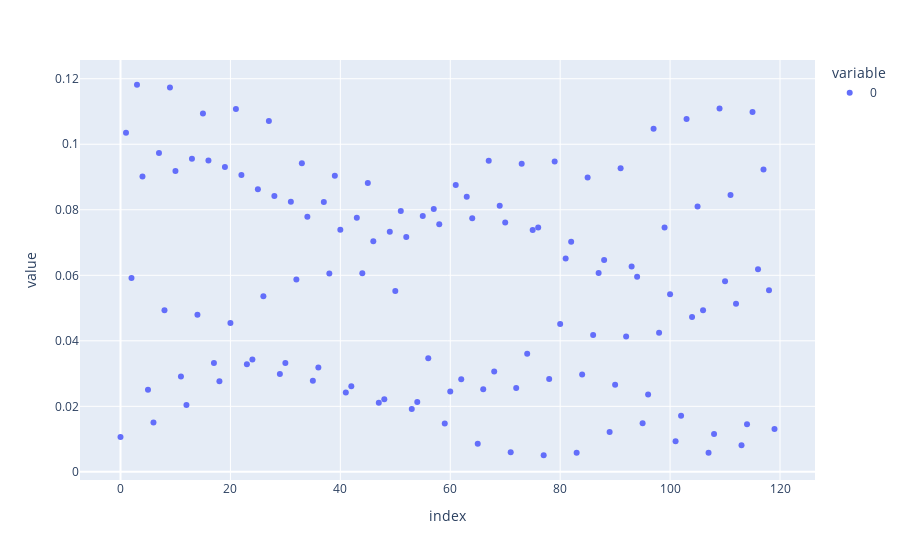
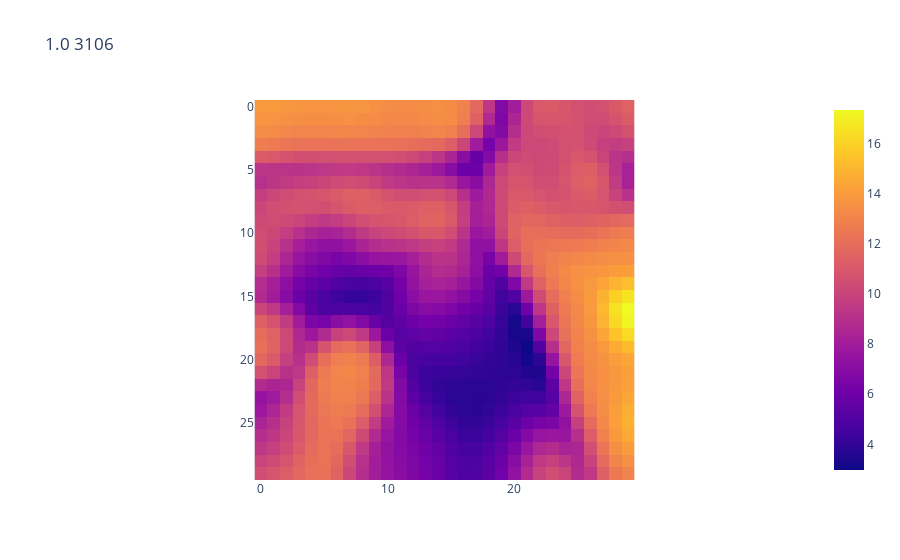
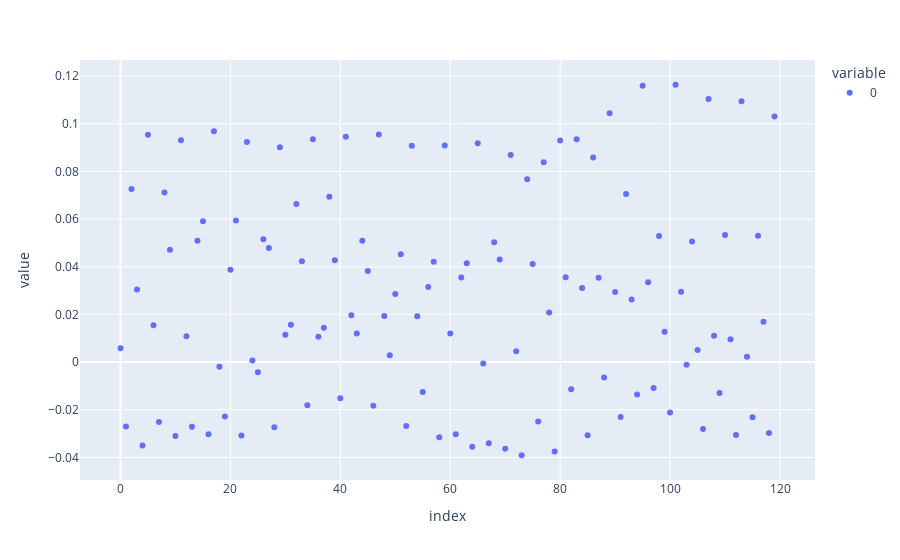
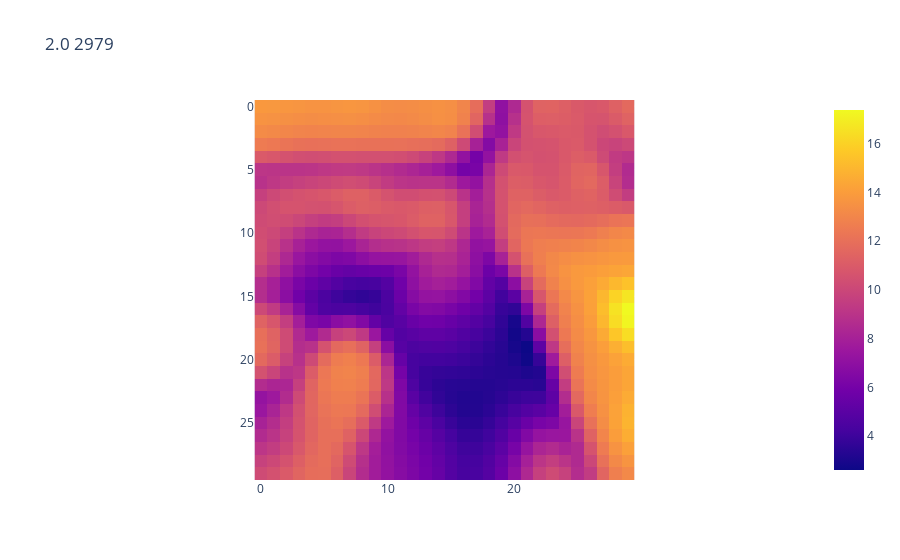

The notebook cell these images were saved under, in order:
### Code cell
for e in np.unique(y):
    t = np.mean(X[y==e], axis=0)
    fig = px.scatter(t)
    fig.show() 
    act = som.activate(t)
    fig = px.imshow(act, title=f'{e} {len(y[y==e])}')
    fig.show()

### Figure 1 — Plotly figure (JSON) as saved in the notebook; plotly's stock layout.template omitted (floating-point values rounded to 4 significant figures)
{"data": [{"hovertemplate": "variable=0<br>index=%{x}<br>value=%{y}<extra></extra>", "legendgroup": "0", "marker": {"color": "#636efa", "symbol": "circle"}, "mode": "markers", "name": "0", "orientation": "v", "showlegend": true, "type": "scatter", "x": [0, 1, 2, 3, 4, 5, 6, 7, 8, 9, 10, 11, 12, 13, 14, 15, 16, 17, 18, 19, 20, 21, 22, 23, 24, 25, 26, 27, 28, 29, 30, 31, 32, 33, 34, 35, 36, 37, 38, 39, 40, 41, 42, 43, 44, 45, 46, 47, 48, 49, 50, 51, 52, 53, 54, 55, 56, 57, 58, 59, 60, 61, 62, 63, 64, 65, 66, 67, 68, 69, 70, 71, 72, 73, 74, 75, 76, 77, 78, 79, 80, 81, 82, 83, 84, 85, 86, 87, 88, 89, 90, 91, 92, 93, 94, 95, 96, 97, 98, 99, 100, 101, 102, 103, 104, 105, 106, 107, 108, 109, 110, 111, 112, 113, 114, 115, 116, 117, 118, 119], "xaxis": "x", "y": [0.01063, 0.1035, 0.05919, 0.1182, 0.09014, 0.02507, 0.01509, 0.09735, 0.04931, 0.1173, 0.09181, 0.0291, 0.02043, 0.09559, 0.04799, 0.1094, 0.09505, 0.03325, 0.02763, 0.09307, 0.04543, 0.1108, 0.09063, 0.03282, 0.0343, 0.08629, 0.05362, 0.1071, 0.08418, 0.02988, 0.03322, 0.08244, 0.05875, 0.09419, 0.07786, 0.0278, 0.03188, 0.08241, 0.06052, 0.09035, 0.07388, 0.02425, 0.02613, 0.0776, 0.0606, 0.08817, 0.07037, 0.0211, 0.02214, 0.07329, 0.0552, 0.07961, 0.07168, 0.01919, 0.02129, 0.07809, 0.03469, 0.08023, 0.07555, 0.01474, 0.02455, 0.08755, 0.02829, 0.08401, 0.07742, 0.008612, 0.02524, 0.09496, 0.03061, 0.08124, 0.07609, 0.005989, 0.02559, 0.09401, 0.03603, 0.07385, 0.07455, 0.005069, 0.02836, 0.09477, 0.04515, 0.0651, 0.07027, 0.005816, 0.0297, 0.08983, 0.04181, 0.06071, 0.06469, 0.01217, 0.02659, 0.09269, 0.04131, 0.06266, 0.05952, 0.01487, 0.02363, 0.1047, 0.04246, 0.07457, 0.05422, 0.009325, 0.0171, 0.1077, 0.04727, 0.08104, 0.04936, 0.00583, 0.01156, 0.1109, 0.0582, 0.08453, 0.0513, 0.008126, 0.01456, 0.1098, 0.06185, 0.09226, 0.05543, 0.01307], "yaxis": "y"}], "layout": {"legend": {"title": {"text": "variable"}, "tracegroupgap": 0}, "margin": {"t": 60}, "xaxis": {"anchor": "y", "domain": [0, 1], "title": {"text": "index"}}, "yaxis": {"anchor": "x", "domain": [0, 1], "title": {"text": "value"}}}}

### Figure 2 — Plotly figure (JSON) as saved in the notebook; plotly's stock layout.template omitted (floating-point values rounded to 4 significant figures; data arrays with more than 128 entries replaced by an {"elided": "..."} marker saying what was removed)
{"data": [{"coloraxis": "coloraxis", "hovertemplate": "x: %{x}<br>y: %{y}<br>color: %{z}<extra></extra>", "name": "0", "type": "heatmap", "xaxis": "x", "yaxis": "y", "z": {"elided": "30x30 float values"}}], "layout": {"coloraxis": {"colorscale": [[0, "#0d0887"], [0.1111, "#46039f"], [0.2222, "#7201a8"], [0.3333, "#9c179e"], [0.4444, "#bd3786"], [0.5556, "#d8576b"], [0.6667, "#ed7953"], [0.7778, "#fb9f3a"], [0.8889, "#fdca26"], [1, "#f0f921"]]}, "title": {"text": "1.0 3106"}, "xaxis": {"anchor": "y", "constrain": "domain", "domain": [0, 1], "scaleanchor": "y"}, "yaxis": {"anchor": "x", "autorange": "reversed", "constrain": "domain", "domain": [0, 1]}}}

### Figure 3 — Plotly figure (JSON) as saved in the notebook; plotly's stock layout.template omitted (floating-point values rounded to 4 significant figures)
{"data": [{"hovertemplate": "variable=0<br>index=%{x}<br>value=%{y}<extra></extra>", "legendgroup": "0", "marker": {"color": "#636efa", "symbol": "circle"}, "mode": "markers", "name": "0", "orientation": "v", "showlegend": true, "type": "scatter", "x": [0, 1, 2, 3, 4, 5, 6, 7, 8, 9, 10, 11, 12, 13, 14, 15, 16, 17, 18, 19, 20, 21, 22, 23, 24, 25, 26, 27, 28, 29, 30, 31, 32, 33, 34, 35, 36, 37, 38, 39, 40, 41, 42, 43, 44, 45, 46, 47, 48, 49, 50, 51, 52, 53, 54, 55, 56, 57, 58, 59, 60, 61, 62, 63, 64, 65, 66, 67, 68, 69, 70, 71, 72, 73, 74, 75, 76, 77, 78, 79, 80, 81, 82, 83, 84, 85, 86, 87, 88, 89, 90, 91, 92, 93, 94, 95, 96, 97, 98, 99, 100, 101, 102, 103, 104, 105, 106, 107, 108, 109, 110, 111, 112, 113, 114, 115, 116, 117, 118, 119], "xaxis": "x", "y": [0.00577, -0.02707, 0.07261, 0.03047, -0.03496, 0.0954, 0.01543, -0.02511, 0.0711, 0.04711, -0.03098, 0.09311, 0.0108, -0.02707, 0.05089, 0.05912, -0.03025, 0.09687, -0.001994, -0.02282, 0.03869, 0.05941, -0.03076, 0.09231, 0.0006796, -0.004224, 0.05148, 0.04785, -0.02732, 0.09013, 0.01143, 0.01571, 0.06629, 0.04227, -0.01815, 0.09353, 0.01063, 0.01439, 0.06934, 0.04272, -0.01517, 0.09453, 0.01963, 0.01199, 0.05091, 0.03821, -0.01834, 0.09543, 0.01939, 0.002913, 0.02853, 0.04524, -0.02679, 0.09076, 0.01921, -0.01253, 0.0315, 0.04213, -0.03155, 0.09087, 0.01201, -0.03029, 0.03548, 0.04143, -0.03551, 0.09182, -0.0006182, -0.0341, 0.05033, 0.04301, -0.03639, 0.08685, 0.004522, -0.03908, 0.07667, 0.0412, -0.02488, 0.08385, 0.02076, -0.03754, 0.09293, 0.03555, -0.01144, 0.0935, 0.03105, -0.03067, 0.08588, 0.03537, -0.006468, 0.1044, 0.02938, -0.02301, 0.0705, 0.02626, -0.0136, 0.1159, 0.0335, -0.01091, 0.05285, 0.01273, -0.02114, 0.1164, 0.02947, -0.001086, 0.05057, 0.005044, -0.02803, 0.1104, 0.01101, -0.01292, 0.05333, 0.009554, -0.03062, 0.1094, 0.002288, -0.02317, 0.05301, 0.01694, -0.02975, 0.103], "yaxis": "y"}], "layout": {"legend": {"title": {"text": "variable"}, "tracegroupgap": 0}, "margin": {"t": 60}, "xaxis": {"anchor": "y", "domain": [0, 1], "title": {"text": "index"}}, "yaxis": {"anchor": "x", "domain": [0, 1], "title": {"text": "value"}}}}

### Figure 4 — Plotly figure (JSON) as saved in the notebook; plotly's stock layout.template omitted (floating-point values rounded to 4 significant figures; data arrays with more than 128 entries replaced by an {"elided": "..."} marker saying what was removed)
{"data": [{"coloraxis": "coloraxis", "hovertemplate": "x: %{x}<br>y: %{y}<br>color: %{z}<extra></extra>", "name": "0", "type": "heatmap", "xaxis": "x", "yaxis": "y", "z": {"elided": "30x30 float values"}}], "layout": {"coloraxis": {"colorscale": [[0, "#0d0887"], [0.1111, "#46039f"], [0.2222, "#7201a8"], [0.3333, "#9c179e"], [0.4444, "#bd3786"], [0.5556, "#d8576b"], [0.6667, "#ed7953"], [0.7778, "#fb9f3a"], [0.8889, "#fdca26"], [1, "#f0f921"]]}, "title": {"text": "2.0 2979"}, "xaxis": {"anchor": "y", "constrain": "domain", "domain": [0, 1], "scaleanchor": "y"}, "yaxis": {"anchor": "x", "autorange": "reversed", "constrain": "domain", "domain": [0, 1]}}}
